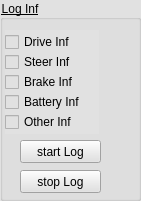
     <widget class="QGroupBox" name="groupBox_13">
      <property name="geometry">
       <rect>
        <x>630</x>
        <y>10</y>
        <width>141</width>
        <height>201</height>
       </rect>
      </property>
      <property name="font">
       <font>
        <underline>true</underline>
       </font>
      </property>
      <property name="styleSheet">
       <string notr="true">background-color: rgb(225, 225, 225);</string>
      </property>
      <property name="title">
       <string>Log Inf</string>
      </property>
      <widget class="QCheckBox" name="checkBox_drvInf">
       <property name="geometry">
        <rect>
         <x>5</x>
         <y>30</y>
         <width>94</width>
         <height>24</height>
        </rect>
       </property>
       <property name="font">
        <font>
         <pointsize>9</pointsize>
        </font>
       </property>
       <property name="text">
        <string>Drive Inf</string>
       </property>
      </widget>
      <widget class="QCheckBox" name="checkBox_strInf">
       <property name="geometry">
        <rect>
         <x>5</x>
         <y>50</y>
         <width>94</width>
         <height>24</height>
        </rect>
       </property>
       <property name="font">
        <font>
         <pointsize>9</pointsize>
        </font>
       </property>
       <property name="text">
        <string>Steer Inf</string>
       </property>
      </widget>
      <widget class="QCheckBox" name="checkBox_brkInf">
       <property name="geometry">
        <rect>
         <x>5</x>
         <y>70</y>
         <width>94</width>
         <height>24</height>
        </rect>
       </property>
       <property name="font">
        <font>
         <pointsize>9</pointsize>
        </font>
       </property>
       <property name="text">
        <string>Brake Inf</string>
       </property>
      </widget>
      <widget class="QCheckBox" name="checkBox_battInf">
       <property name="geometry">
        <rect>
         <x>5</x>
         <y>90</y>
         <width>94</width>
         <height>24</height>
        </rect>
       </property>
       <property name="font">
        <font>
         <pointsize>9</pointsize>
        </font>
       </property>
       <property name="text">
        <string>Battery Inf</string>
       </property>
      </widget>
      <widget class="QCheckBox" name="checkBox_otherInf">
       <property name="geometry">
        <rect>
         <x>5</x>
         <y>110</y>
         <width>94</width>
         <height>24</height>
        </rect>
       </property>
       <property name="font">
        <font>
         <pointsize>9</pointsize>
        </font>
       </property>
       <property name="text">
        <string>Other Inf</string>
       </property>
      </widget>
      <widget class="QPushButton" name="pushButton_startLog">
       <property name="geometry">
        <rect>
         <x>20</x>
         <y>140</y>
         <width>81</width>
         <height>23</height>
        </rect>
       </property>
       <property name="font">
        <font>
         <pointsize>9</pointsize>
        </font>
       </property>
       <property name="text">
        <string>start Log</string>
       </property>
      </widget>
      <widget class="QPushButton" name="pushButton_stopLog">
       <property name="geometry">
        <rect>
         <x>20</x>
         <y>170</y>
         <width>81</width>
         <height>23</height>
        </rect>
       </property>
       <property name="font">
        <font>
         <pointsize>9</pointsize>
        </font>
       </property>
       <property name="text">
        <string>stop Log</string>
       </property>
      </widget>
     </widget>
